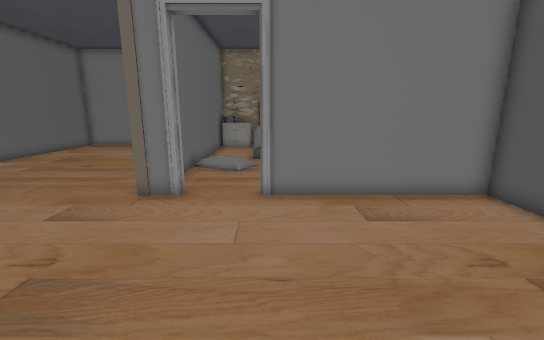
[1] (above)

24 first-person views from a walk through a scene from a Unity 3-D project. The camera is 1.4 m above the floor, tilts 12° down and sees 90° across. The floor is counted in squares, 0.5 m on a side. Each view is taken from the middle of a square. On the plan, view 1 faces up. The plan holds only what a view shows up to about 19 squares ahead; the rest is blank. The place goes on beyond the plan. Door leaves are left out, so doorways stand open. Some surface patterns are stand-ins.

[2]
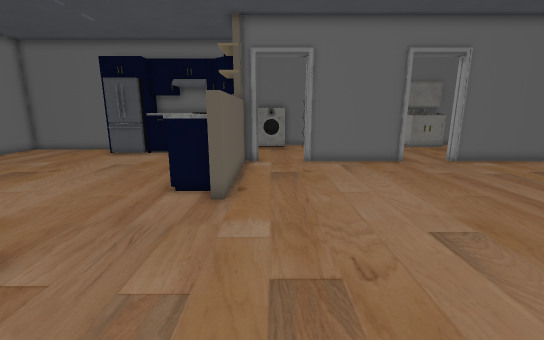

[3]
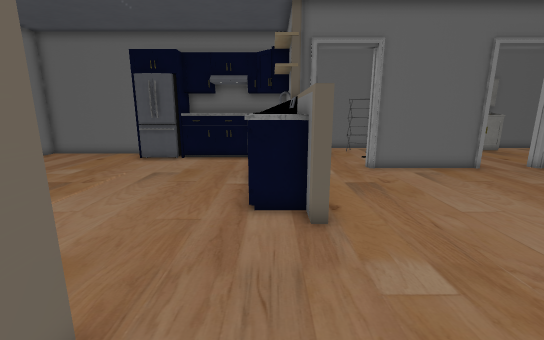

[4]
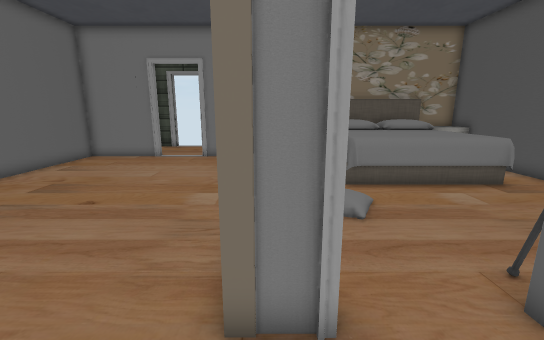

[5]
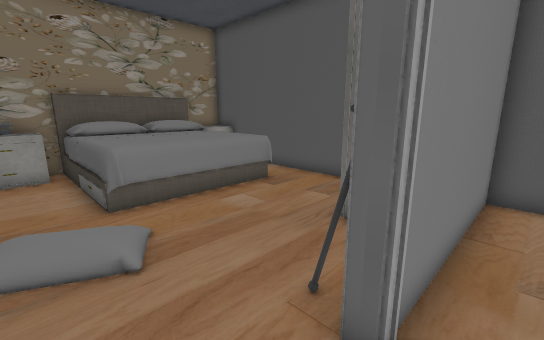

[6]
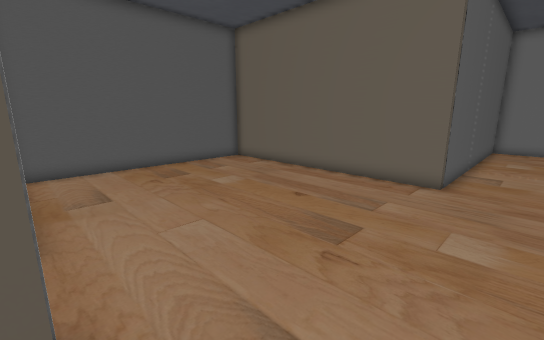

[7]
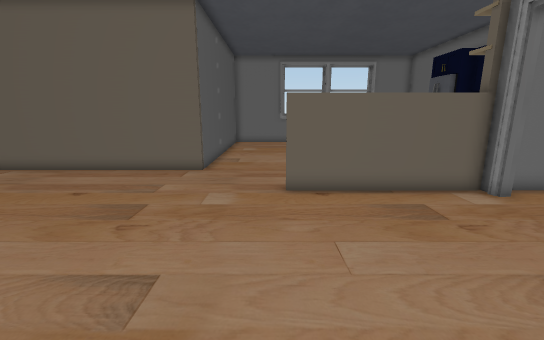

[8]
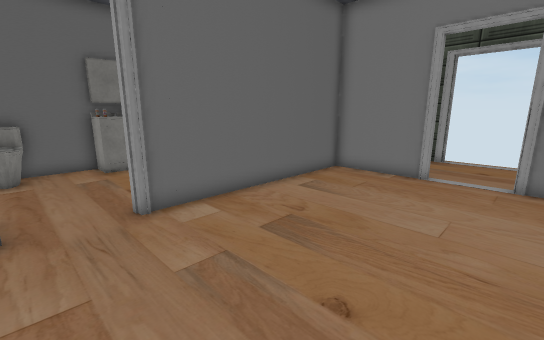

[9]
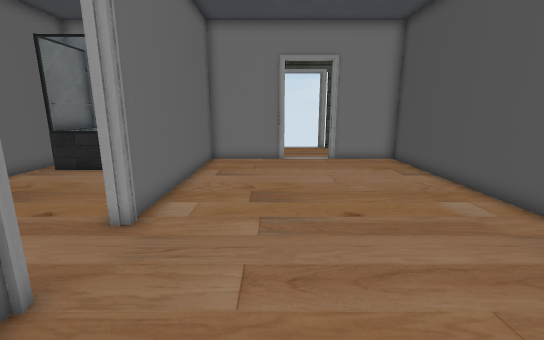

[10]
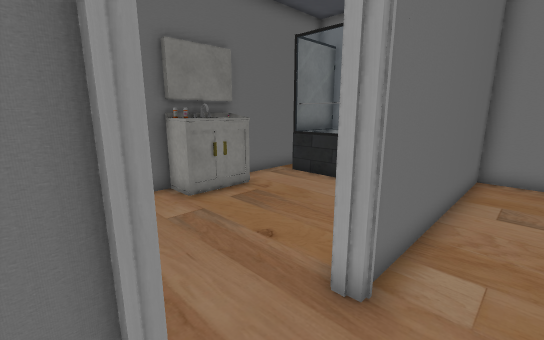

[11]
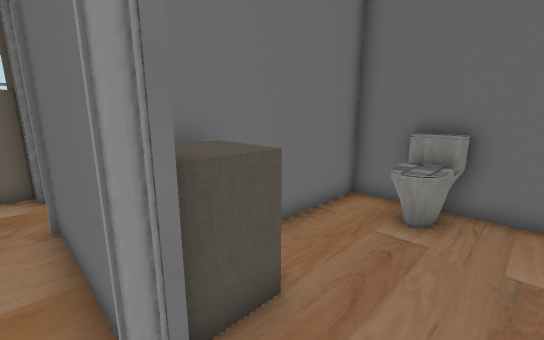

[12]
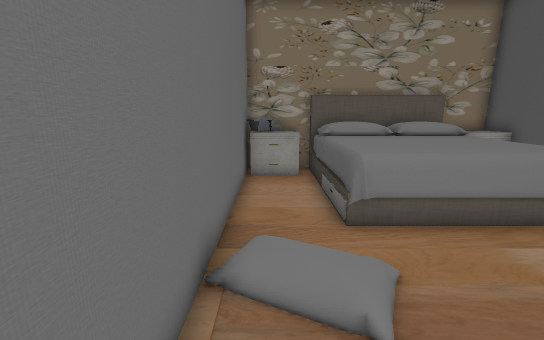

[13]
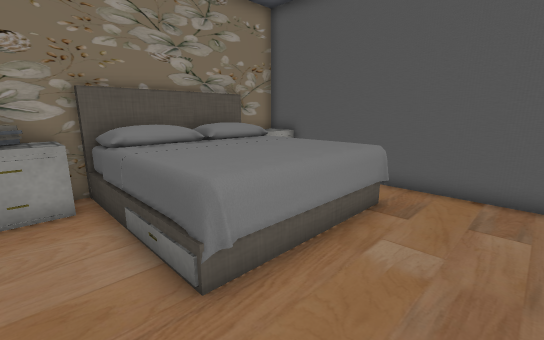

[14]
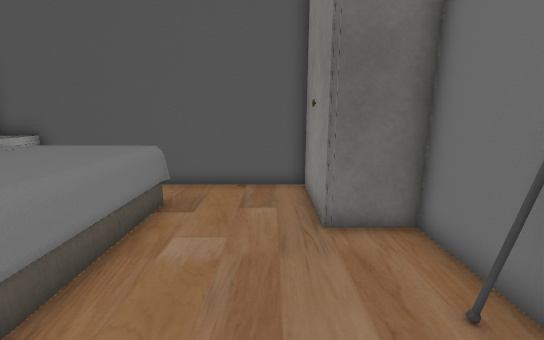

[15]
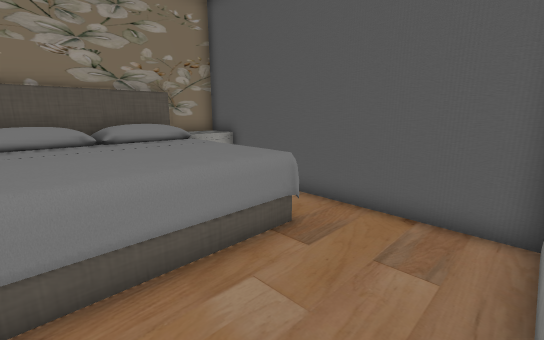

[16]
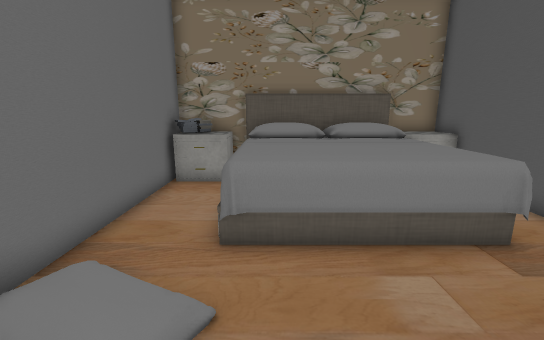

[17]
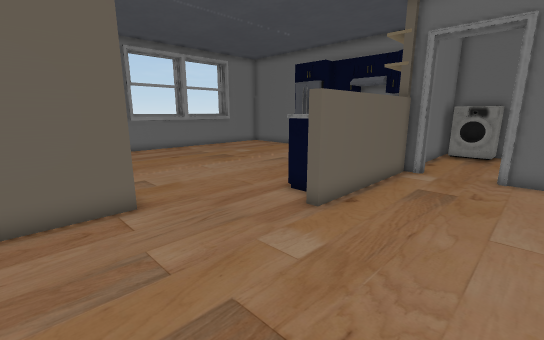

[18]
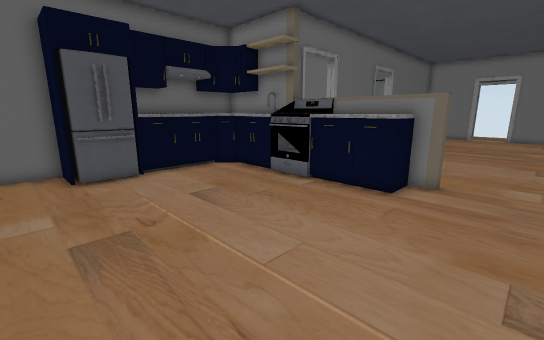

[19]
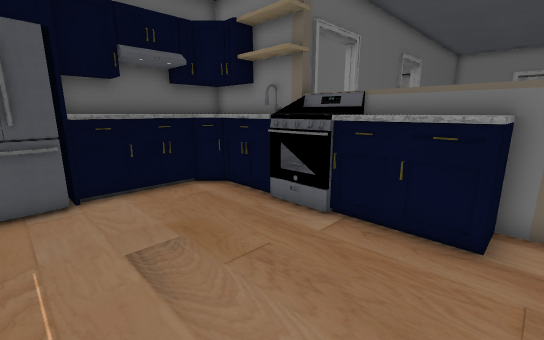

[20]
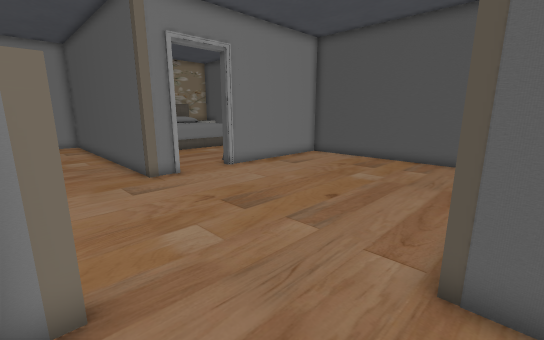

[21]
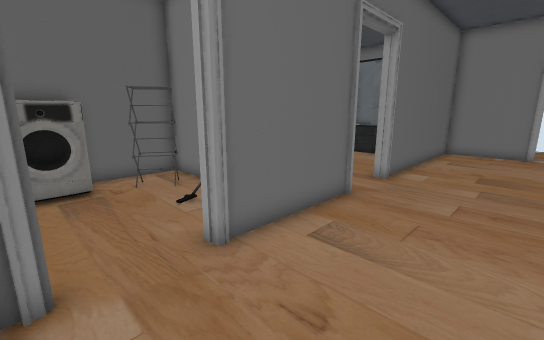

[22]
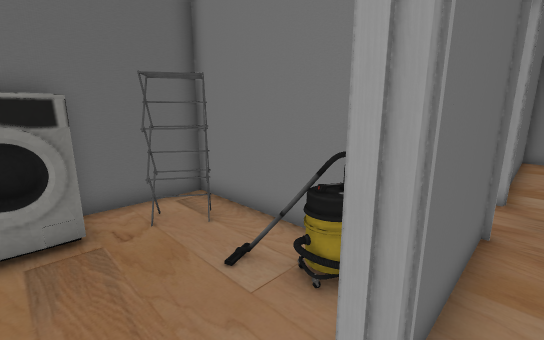

[23]
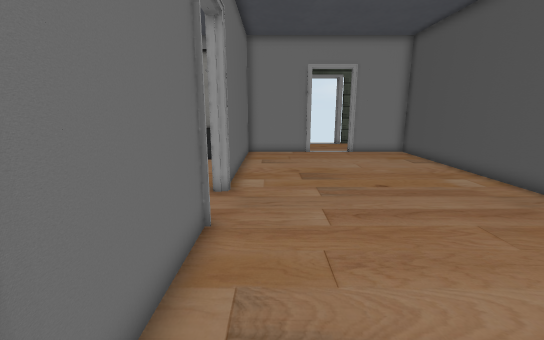

[24]
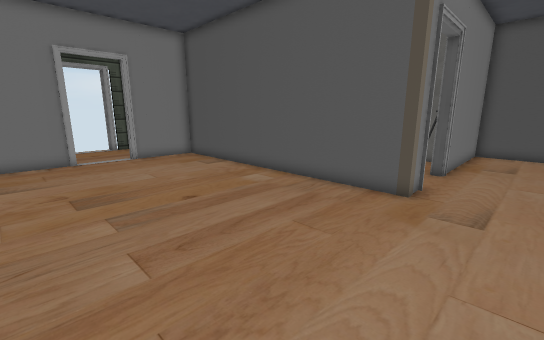

### Floor plan
Key: @ floor where view 1 was taken; # wall or solid block; . floor; D open door; = window, fence, low wall or low ledge; ^ raised ledge; B bed; P pillow; I pillar; F fridge; T table; K books; L toilet; C closet; O other object.
Columns run from 24 left of view 1 to 8 right of it. Each row starts with its distance up from view 1.
 24  ##     #####DDD########     ####
 23  #O     #   #...#  ##KTBBBBBB TT#
 22  #O      ..........##KTBBBBBBTTT#
 21 ##      #..........##..BBBBBBB ##
 20 #.===####..........##..BBBBBBB ##
 19 #.....  #..........##..BBBBBBB #
 18 #...... #..........##..BBBBBBB.#
 17 #O......#..........##..BBBBBBB.#
 16 O^^.....#..........##..BBBBBBB.#
 15 O^^.....#..........##PP........#
 14 #^......#..........##PPP.......#
 13 #.......D..........##.P........##
 12 #LL.....D..........##.......#C###
 11 #LLL....D..........##......#
 10 #LL...^^#..........##...#..#
  9 #.....^^#..........IIDDD#########
  8 #########......................##
  7   ##..=##......................#
  6   ##..==#......................#
  5   #.....D......................#
  4 # #.....D......................#
  3 # #.....D......................#
  2   #.....D......................#
  1   ######I#O####I...............#
  0    # # ^ OOO ^^.........@......#
 -1    ###^^^OOO^^^................#
 -2    ##=..............############
 -3    ##=.............##
 -4    ##=.............#
 -5    ##^.............#
 -6    #OOF............#
 -7    # FF............#
 -8    #OOF............#
 -9    #...............#
-10    #...............#

Positions as (right, up) in squares from view 1, and headings:
1: (0, 0), facing up
2: (0, 3), facing left
3: (-2, 0), facing left
4: (-4, 6), facing up
5: (-3, 8), facing up-right
6: (-7, 9), facing down-right
7: (-8, 11), facing down
8: (-8, 11), facing up-left
9: (-12, 7), facing up
10: (-14, 10), facing up-left
11: (-15, 13), facing down-left
12: (-3, 10), facing up
13: (-3, 13), facing up-right
14: (-3, 13), facing right
15: (0, 12), facing up-right
16: (0, 11), facing up
17: (-2, 6), facing down-left
18: (-6, -10), facing up-left
19: (-9, -7), facing up-left
20: (-9, -3), facing up-right
21: (-11, 2), facing up-left
22: (-15, 3), facing up-left
23: (-14, 4), facing up
24: (-14, 6), facing up-right
